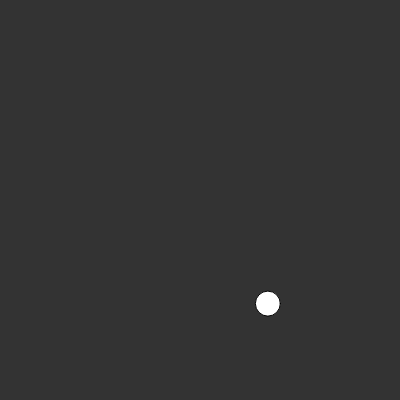
Frame 1 (no input)
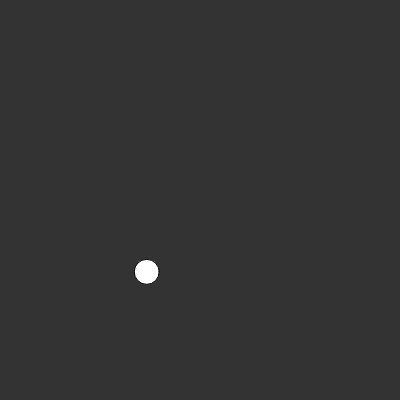
Frame 60 (no input)
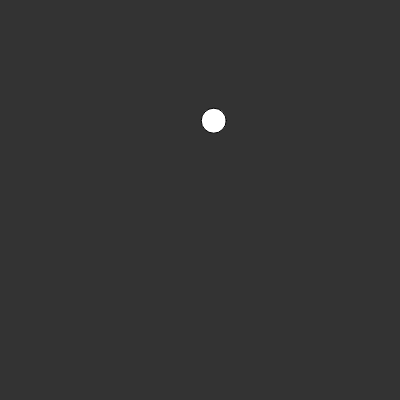
Frame 120 (the mouse pressed at the canvas centre since frame 60)

The p5.js sketch that drew these frames (run headless with seeded random() and noise() and a simulated clock; from frame 60 on, the mouse is pressed at the canvas centre):

// p5.js sketch
// ── sketch.js
var xoff1 = 0;
var xoff2 = 10000;

function setup() {
    createCanvas(400, 400);
}

function draw() {
    background(51);

    // SET NOISE VALUE //
    var x = map(noise(xoff1), 0, 1, 0, width);
    var y = map(noise(xoff2), 0, 1, 0, height);

    // MOVE IN TIME //
    xoff1 += 0.02;
    xoff2 += 0.02;

    // DRAW ELLIPSE //
    ellipse(x, y, 25, 25);
}
